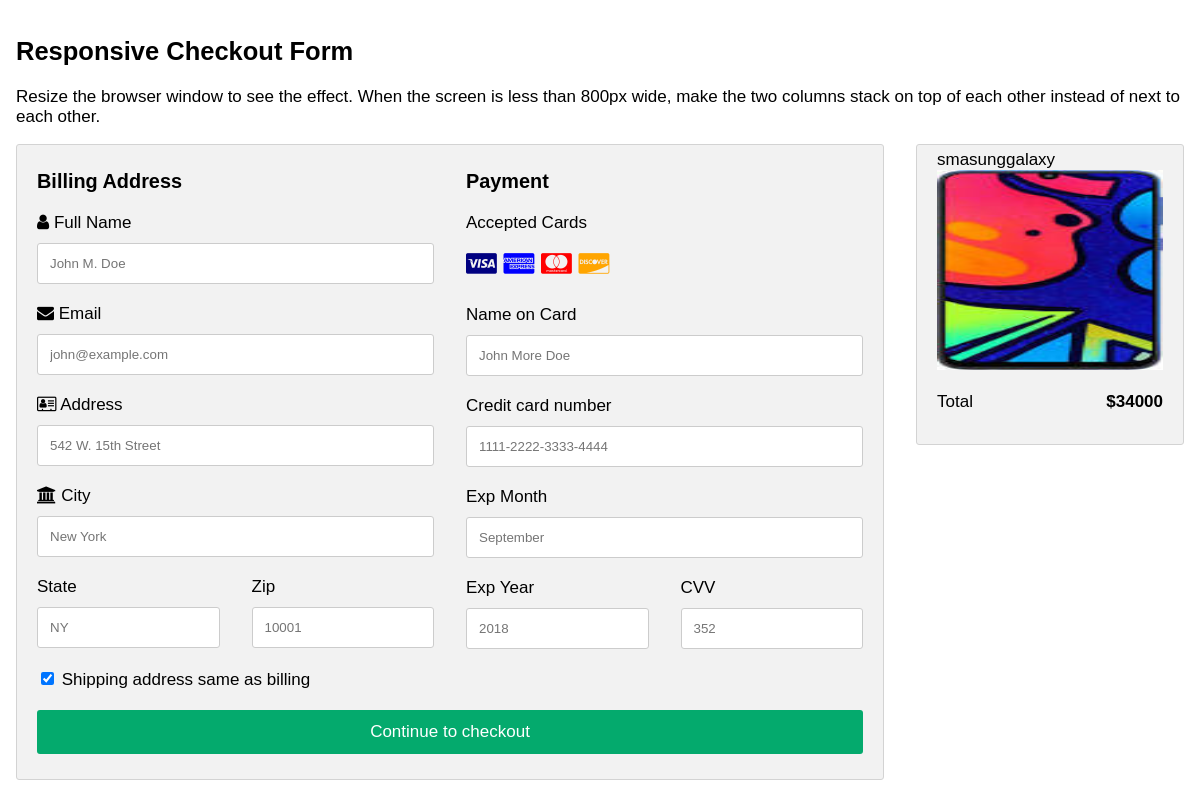
The app's page /orders/add/1 with its own data.
### store/models.py (models this page shows, shortened)
class Carts(models.Model):
    product=models.ForeignKey(Products,on_delete=models.CASCADE)
    user=models.ForeignKey(User,on_delete=models.CASCADE)
    created_date=models.DateTimeField(auto_now_add=True)
    options=(
        ("in-cart","in-cart"),
        ("order-placed","order-placed"),
        ("cancelled","cancelled")
    )
    status=models.CharField(max_length=200,choices=options,default="in-cart")
    qty=models.PositiveIntegerField(default=1)

class Products(models.Model):
    product_name=models.CharField(max_length=200)
    category=models.ForeignKey(Category,on_delete=models.CASCADE)
    description=models.CharField(max_length=200)
    price=models.PositiveIntegerField()
    is_active=models.BooleanField(default=True)
    image=models.ImageField(upload_to="images",null=True,blank=True)

### customer/views.py (the view, shortened to what this page needs)
# urls.py: path("orders/add/<int:id>",views.MakeOrderView.as_view(),name="create-order"),
class MakeOrderView(View):
    def get(self,request,*args,**kwargs):
        id=kwargs.get("id")
        qs=Carts.objects.get(id=id)
        return render(request,"checkout.html",{"cart":qs})

### customer/context_processors.py (called while the page is built)
def cart_count(request):
    if request.user.is_authenticated:
        cnt=Carts.objects.filter(user=request.user,status="in-cart").count()
    else:
        cnt=0
    return {"count":cnt}

### customer/templates/checkout.html (shortened to what this page needs)
<!DOCTYPE html>
<html>
<head>
<link rel="stylesheet" href="https://cdnjs.cloudflare.com/ajax/libs/font-awesome/4.7.0/css/font-awesome.min.css">
</head>
<body>
<h2>Responsive Checkout Form</h2>
<p>Resize the browser window to see the effect. When the screen is less than 800px wide, make the two columns stack on top of each other instead of next to each other.</p>
<div class="row">
  <div class="col-75">
    <div class="container">
      <form action="" method="post">
        <div class="row">
          <div class="col-50">
            <h3>Billing Address</h3>
            <label for="fname"><i class="fa fa-user"></i> Full Name</label>
            <input type="text" id="fname" name="firstname" placeholder="John M. Doe">
            <label for="email"><i class="fa fa-envelope"></i> Email</label>
            <input type="text" id="email" name="email" placeholder="john@example.com">
            <label for="adr"><i class="fa fa-address-card-o"></i> Address</label>
            <input type="text" id="adr" name="address" placeholder="542 W. 15th Street">
            <label for="city"><i class="fa fa-institution"></i> City</label>
            <input type="text" id="city" name="city" placeholder="New York">
            <div class="row">
              <div class="col-50">
                <label for="state">State</label>
                <input type="text" id="state" name="state" placeholder="NY">
              </div>
              <div class="col-50">
                <label for="zip">Zip</label>
                <input type="text" id="zip" name="zip" placeholder="10001">
              </div>
            </div>
          </div>
          <div class="col-50">
            <h3>Payment</h3>
            <label for="fname">Accepted Cards</label>
            <div class="icon-container">
              <i class="fa fa-cc-visa" style="color:navy;"></i>
              <i class="fa fa-cc-amex" style="color:blue;"></i>
              <i class="fa fa-cc-mastercard" style="color:red;"></i>
              <i class="fa fa-cc-discover" style="color:orange;"></i>
            </div>
            <label for="cname">Name on Card</label>
            <input type="text" id="cname" name="cardname" placeholder="John More Doe">
            <label for="ccnum">Credit card number</label>
            <input type="text" id="ccnum" name="cardnumber" placeholder="1111-2222-3333-4444">
            <label for="expmonth">Exp Month</label>
            <input type="text" id="expmonth" name="expmonth" placeholder="September">
            <div class="row">
              <div class="col-50">
                <label for="expyear">Exp Year</label>
                <input type="text" id="expyear" name="expyear" placeholder="2018">
              </div>
              <div class="col-50">
                <label for="cvv">CVV</label>
                <input type="text" id="cvv" name="cvv" placeholder="352">
              </div>
            </div>
          </div>
        </div>
        <label>
          <input type="checkbox" checked="checked" name="sameadr"> Shipping address same as billing
        </label>
        <input type="submit" value="Continue to checkout" class="btn">
      </form>
    </div>
  </div>
  <div class="col-25">
    <div class="container">
     {{cart.product.product_name}}
     {%if cart.product.image%}
         <img src="{{cart.product.image.url}}" alt="" width="100%" height="200px">
     {%endif%}
      <p>Total <span class="price" style="color:black"><b>${{cart.product.price}}</b></span></p>
    </div>
  </div>
</div>
</body>
</html>

### customer/templates/checkout.html (style rules this page uses)
body { font-family: Arial; font-size: 17px; padding: 8px; }
* { box-sizing: border-box; }
.row { display: -ms-flexbox; display: flex; -ms-flex-wrap: wrap; flex-wrap: wrap; margin: 0 -16px; }
.col-25 { -ms-flex: 25%; flex: 25%; }
.col-50 { -ms-flex: 50%; flex: 50%; }
.col-75 { -ms-flex: 75%; flex: 75%; }
.col-25, .col-50, .col-75 { padding: 0 16px; }
.container { background-color: #f2f2f2; padding: 5px 20px 15px 20px; border: 1px solid lightgrey; border-radius: 3px; }
input[type=text] { width: 100%; margin-bottom: 20px; padding: 12px; border: 1px solid #ccc; border-radius: 3px; }
label { margin-bottom: 10px; display: block; }
.icon-container { margin-bottom: 20px; padding: 7px 0; font-size: 24px; }
.btn { background-color: #04AA6D; color: white; padding: 12px; margin: 10px 0; border: none; width: 100%; border-radius: 3px; cursor: pointer; font-size: 17px; }
span.price { float: right; color: grey; }

### records on screen
Carts: product.product_name "smasunggalaxy", product.image (picture), product.price "34000"
